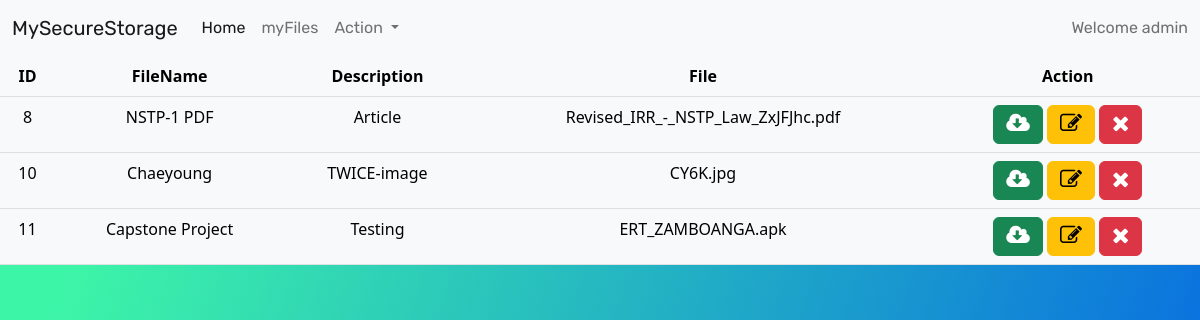
The app's page /myDashboard/ (signed in) with its own data.
### myApp/models.py (models this page shows, shortened)
class UserUpload(models.Model):
	fileName = models.CharField(max_length=200, null=True)
	fileUp = models.FileField()
	fileType = models.CharField(max_length=200, null=True)

### myApp/views.py (the view)
# urls.py: path('myDashboard/',views.userDash, name='userDashboard'),
@login_required(login_url='/Login/')
def userDash(request):
	users = UserUpload.objects.all()
	return render(request, 'userDashboard.html', {'users':users}
)

### templates/userDashboard.html (shortened to what this page needs)
{% load static %}
<!DOCTYPE html>
<html>
<head>
	<link rel="stylesheet" type="text/css" href="{% static 'css/styles.css' %}">
  <link rel="stylesheet" type="text/css" href="{% static 'css/upload.css' %}">
	<link href="https://cdn.jsdelivr.net/npm/bootstrap@5.2.2/dist/css/bootstrap.min.css" rel="stylesheet">
	<link rel="stylesheet" href="https://cdnjs.cloudflare.com/ajax/libs/font-awesome/4.7.0/css/font-awesome.min.css">
</head>
<body >
<nav class="navbar navbar-expand-lg bg-light">
  <div class="container-fluid">
    <a class="navbar-brand" href="#">MySecureStorage</a>
    <div class="collapse navbar-collapse" id="navbarSupportedContent">
      <ul class="navbar-nav me-auto mb-2 mb-lg-0">
        <li class="nav-item">
          <a class="nav-link active" aria-current="page" href="/fileUpload/">Home</a>
        </li>
        <li class="nav-item">
          <a class="nav-link" href="/myDashboard/">myFiles</a>
        </li>
        <li class="nav-item dropdown">
          <a class="nav-link dropdown-toggle" href="#" role="button" data-bs-toggle="dropdown" aria-expanded="false">
            Action
          </a>
        </li>
      </ul>
        <span class="navbar-text">
          Welcome {{request.user}}
        </span>
    </div>
  </div>
</nav>
	<div class="myTable">
<form action="" method='POST'>
<table class="table table-light">
  <thead>
    <tr>
      <th scope="col">ID</th>
      <th scope="col">FileName</th>
      <th scope="col">Description</th>
      <th scope="col">File</th>
      <th scope="col">Action</th>
    </tr>
  </thead>
  <tbody>
    <tr>
      {% for user in users %}
      <td>{{user.id}}</td>
      <td>{{user.fileName}}</td>
      <td>{{user.fileType}}</td>
      <td>{{user.fileUp}}</td>
      <td>
        <a href="" download class="btn btn-success " title="Download"><i class="fa fa-cloud-download" style="font-size:22px"></i></a>
        <a href="{% url 'update' user.id %}" class="btn btn-warning " title="Edit"><i class="fa fa-edit" style="font-size:22px"></i></a>
        <a href="{% url 'dataDelete' user.id %}" class="btn btn-danger " title="Delete"><i class="fa fa-remove" style="font-size:22px"></i></a>
      </td>
    </tr>
    {% endfor %}
  </tbody>
</table>
    </form>
				</div>
</body>
</html>

### static/css/styles.css (style rules this page uses)
body { background-image: linear-gradient( 109.6deg, rgba(61,245,167,1) 11.2%, rgba(9,111,224,1) 91.1% ); background-repeat: no-repeat; height: 100vh; }

### static/css/upload.css (style rules this page uses)
body { font-family: 'Rubik', sans-serif; }
nav { font-family: 'Rubik', sans-serif; }
table { text-align: center; }

### templates/userDashboard.html (style rules this page uses)
body { background-color: #31C6D4; }

### records on screen
UserUpload: id "8", fileName "NSTP-1 PDF", fileType "Article", fileUp "Revised_IRR_-_NSTP_Law_ZxJFJhc.pdf"
UserUpload: id "10", fileName "Chaeyoung", fileType "TWICE-image", fileUp "CY6K.jpg"
UserUpload: id "11", fileName "Capstone Project", fileType "Testing", fileUp "ERT_ZAMBOANGA.apk"

### other values on screen
{{ request.user }} "admin"
